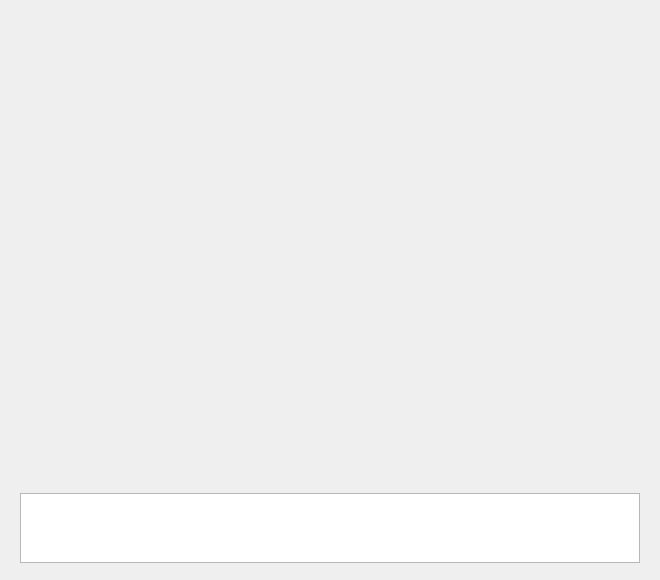
<?xml version="1.0" encoding="UTF-8"?>
<ui version="4.0">
 <class>recordingDialog</class>
 <widget class="QWidget" name="recordingDialog">
  <property name="geometry">
   <rect>
    <x>0</x>
    <y>0</y>
    <width>660</width>
    <height>580</height>
   </rect>
  </property>
  <property name="windowTitle">
   <string>Gestures Windows</string>
  </property>
  <widget class="QWidget" name="verticalLayoutWidget">
   <property name="geometry">
    <rect>
     <x>9</x>
     <y>9</y>
     <width>642</width>
     <height>565</height>
    </rect>
   </property>
   <layout class="QVBoxLayout" name="verticalLayout">
    <item>
     <widget class="QLabel" name="label">
      <property name="minimumSize">
       <size>
        <width>640</width>
        <height>480</height>
       </size>
      </property>
      <property name="text">
       <string/>
      </property>
     </widget>
    </item>
    <item>
     <spacer name="verticalSpacer">
      <property name="orientation">
       <enum>Qt::Vertical</enum>
      </property>
      <property name="sizeHint" stdset="0">
       <size>
        <width>20</width>
        <height>40</height>
       </size>
      </property>
     </spacer>
    </item>
    <item>
     <widget class="QTextBrowser" name="textBrowser"/>
    </item>
   </layout>
  </widget>
 </widget>
 <layoutdefault spacing="6" margin="11"/>
 <resources/>
 <connections/>
</ui>
